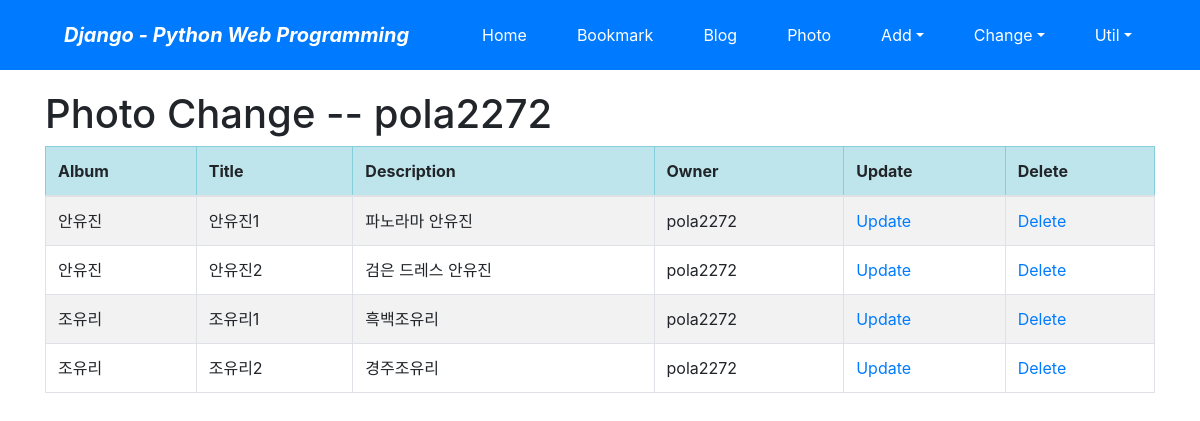
Page /photo/photo/change/ (signed in) on the earlier database version.
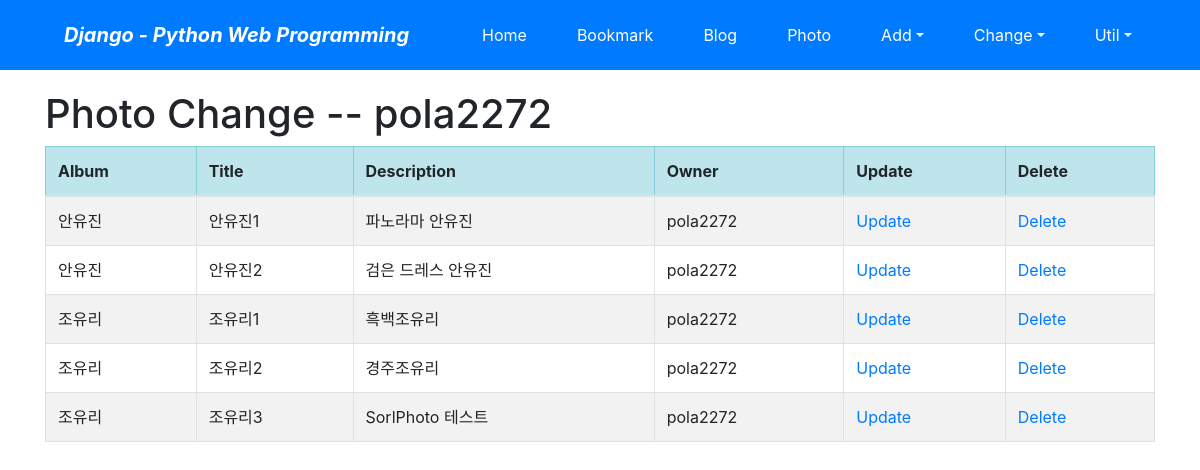
Same page on the later database version.
### photo/models.py (models this page shows, shortened)
class Photo(models.Model):
    album = models.ForeignKey(Album, on_delete=models.CASCADE)
    title = models.CharField('TITLE', max_length=30)
    description = models.TextField('Photo Description', blank=True)
    image = models.ImageField('IMAGE', upload_to='SorlPhoto/%Y')
    upload_dt = models.DateTimeField('Upload Date', auto_now_add=True)
    owner = models.ForeignKey('auth.User', on_delete=models.CASCADE, verbose_name='OWNER', blank=True, null=True )
    class Meta:
        ordering = ('title',)

class Album(models.Model):
    name = models.CharField(max_length=30)
    description =models.CharField('One line Description', max_length=100, blank=True)
    owner = models.ForeignKey('auth.User', on_delete=models.CASCADE, verbose_name='OWNER', blank=True, null=True)
    class Meta:
        ordering=('name',)
    def __str__(self):
        return self.name

### photo/views.py (the view)
# urls.py: path('photo/change/', views.PhotoChangeLV.as_view(), name='photo_change'),
class PhotoChangeLV(LoginRequiredMixin, ListView):
    model = Photo
    template_name = 'photo/photo_change_list.html'
    def get_queryset(self):
        return Photo.objects.filter(owner=self.request.user)

### photo/templates/photo/photo_change_list.html (shortened to what this page needs)
{%extends 'base.html' %}
{% block content %}
    <h1>Photo Change -- {{ user }}</h1>
    <table class="table table-striped table-bordered table-condensed">
        <thead>
        <tr class ="table-info">
            <th>Album</th>
            <th>Title</th>
            <th>Description</th>
            <th>Owner</th>
            <th>Update</th>
            <th>Delete</th>
        </tr>
        </thead>
        <tbody>
        {% for item in object_list %}
        <tr>
            <td>{{ item.album }}</td>
            <td>{{ item.title }}</td>
            <td>{{ item.description }}</td>
            <td>{{ item.owner }}</td>
            <td><a href="{% url 'photo:photo_update' item.id %}">Update</td>
            <td><a href="{% url 'photo:photo_delete' item.id %}">Delete</td>
        </tr>
        {% endfor %}
        </tbody>
    </table>
{% endblock %}

Differences in the rows shown:
added Photo: album "조유리", title "조유리3", description "SorlPhoto 테스트", owner "pola2272"
